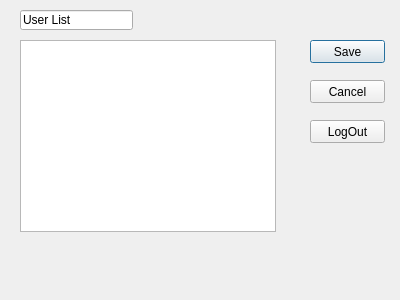
<?xml version="1.0" encoding="UTF-8"?>
<ui version="4.0">
 <class>admin</class>
 <widget class="QDialog" name="admin">
  <property name="geometry">
   <rect>
    <x>0</x>
    <y>0</y>
    <width>400</width>
    <height>300</height>
   </rect>
  </property>
  <property name="windowTitle">
   <string>Dialog</string>
  </property>
  <widget class="QTableView" name="tableView">
   <property name="geometry">
    <rect>
     <x>20</x>
     <y>40</y>
     <width>256</width>
     <height>192</height>
    </rect>
   </property>
  </widget>
  <widget class="QPushButton" name="SaveButton">
   <property name="geometry">
    <rect>
     <x>310</x>
     <y>40</y>
     <width>75</width>
     <height>23</height>
    </rect>
   </property>
   <property name="text">
    <string>Save</string>
   </property>
  </widget>
  <widget class="QPushButton" name="CancelButton">
   <property name="geometry">
    <rect>
     <x>310</x>
     <y>80</y>
     <width>75</width>
     <height>23</height>
    </rect>
   </property>
   <property name="text">
    <string>Cancel</string>
   </property>
  </widget>
  <widget class="QPushButton" name="logoutButton">
   <property name="geometry">
    <rect>
     <x>310</x>
     <y>120</y>
     <width>75</width>
     <height>23</height>
    </rect>
   </property>
   <property name="text">
    <string>LogOut</string>
   </property>
  </widget>
  <widget class="QLineEdit" name="lineEdit">
   <property name="geometry">
    <rect>
     <x>20</x>
     <y>10</y>
     <width>113</width>
     <height>20</height>
    </rect>
   </property>
   <property name="text">
    <string>User List</string>
   </property>
  </widget>
 </widget>
 <resources/>
 <connections/>
</ui>
